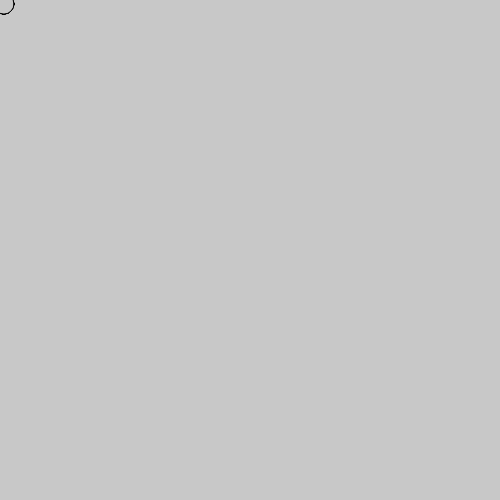
Frame 1 (no input)
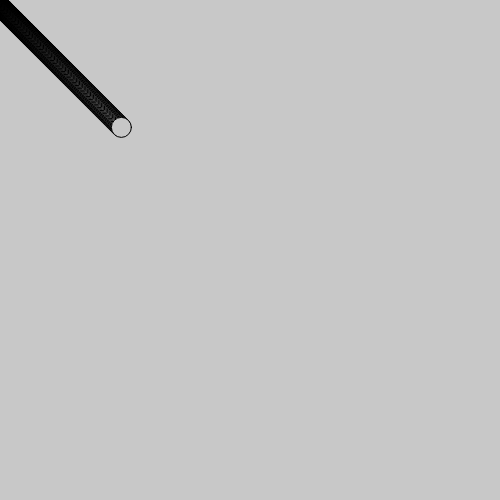
Frame 60 (no input)
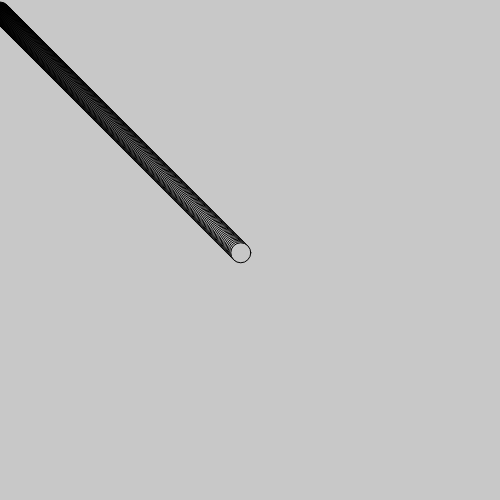
Frame 120 (the mouse pressed at the canvas centre since frame 60)

The p5.js sketch that drew these frames (run headless with seeded random() and noise() and a simulated clock; from frame 60 on, the mouse is pressed at the canvas centre):

// p5.js sketch
// ── sketch.js
var balls = [];

function setup() {
  createCanvas(500, 500);
  for (var i = 0; i < 200; i++) {
    var ii = i * 0.01;
    balls[i] = new BouncingBall(ii,
                                ii,
                                20,
                                ii,
                                ii + 0.1,
                                i);
  }
  // create a ball.
}


function draw() {
  background(200);
  for ( var i = 0; i < 200; i++) {
    balls[i].move();
    balls[i].display();
    balls[i].bounce();
  }
}

// ── bouncingBall.js
class BouncingBall {
  constructor(x, y, size, speedX, speedY, color) {
    this.x = x;
    this.y = y;
    this.size = size;
    this.speedX = speedX;
    this.speedY = speedY;
    this.color = color;
  }

  move() {
    this.x += this.speedX;
    this.y += this.speedY;
  }

  bounce() {
    if (this.x < 0 || this.x > width) {
      this.speedX *= -1;
    }

    if ( this.y < 0 || this.y > height ) {
      this.speedY *= -1;
    }
  }

  display() {
    fill(this.color);
    ellipse(this.x, this.y, this.size, this.size);
  }
}
